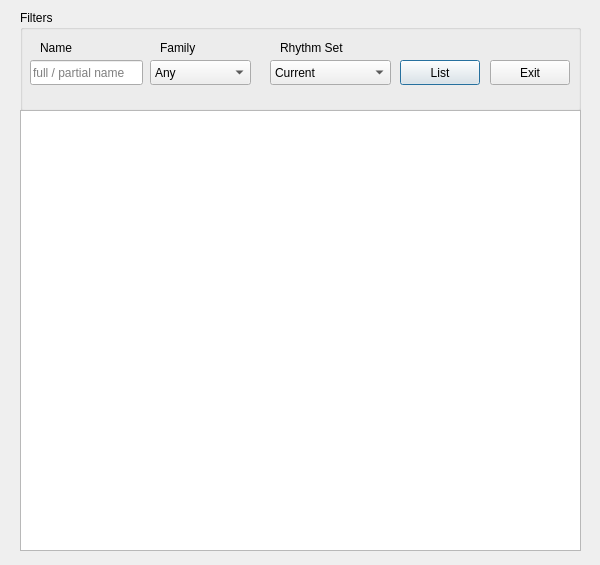
<?xml version="1.0" encoding="UTF-8"?>
<ui version="4.0">
 <class>NOTE_LIST</class>
 <widget class="QDialog" name="NOTE_LIST">
  <property name="geometry">
   <rect>
    <x>0</x>
    <y>0</y>
    <width>600</width>
    <height>565</height>
   </rect>
  </property>
  <property name="windowTitle">
   <string>Rhythm Set Notes</string>
  </property>
  <property name="statusTip">
   <string notr="true">Item Count </string>
  </property>
  <widget class="QGroupBox" name="groupBox">
   <property name="geometry">
    <rect>
     <x>20</x>
     <y>10</y>
     <width>561</width>
     <height>101</height>
    </rect>
   </property>
   <property name="title">
    <string>Filters</string>
   </property>
   <widget class="QLabel" name="label">
    <property name="geometry">
     <rect>
      <x>20</x>
      <y>30</y>
      <width>91</width>
      <height>16</height>
     </rect>
    </property>
    <property name="text">
     <string>Name</string>
    </property>
   </widget>
   <widget class="QLabel" name="label_2">
    <property name="geometry">
     <rect>
      <x>140</x>
      <y>30</y>
      <width>81</width>
      <height>16</height>
     </rect>
    </property>
    <property name="text">
     <string>Family</string>
    </property>
   </widget>
   <widget class="QComboBox" name="NoteList_Family_select">
    <property name="geometry">
     <rect>
      <x>130</x>
      <y>50</y>
      <width>101</width>
      <height>25</height>
     </rect>
    </property>
    <item>
     <property name="text">
      <string>Any</string>
     </property>
    </item>
    <item>
     <property name="text">
      <string>Percussion</string>
     </property>
    </item>
    <item>
     <property name="text">
      <string>ChromPerc</string>
     </property>
    </item>
    <item>
     <property name="text">
      <string>Ensemble</string>
     </property>
    </item>
    <item>
     <property name="text">
      <string>Ethnic</string>
     </property>
    </item>
    <item>
     <property name="text">
      <string>SFX</string>
     </property>
    </item>
   </widget>
   <widget class="QLineEdit" name="NoteList_Name_edit">
    <property name="geometry">
     <rect>
      <x>10</x>
      <y>50</y>
      <width>113</width>
      <height>25</height>
     </rect>
    </property>
    <property name="text">
     <string notr="true"/>
    </property>
    <property name="placeholderText">
     <string>full / partial name</string>
    </property>
   </widget>
   <widget class="QPushButton" name="NoteList_Select_button">
    <property name="geometry">
     <rect>
      <x>380</x>
      <y>50</y>
      <width>80</width>
      <height>25</height>
     </rect>
    </property>
    <property name="text">
     <string>List</string>
    </property>
   </widget>
   <widget class="QPushButton" name="NoteList_Exit_button">
    <property name="geometry">
     <rect>
      <x>470</x>
      <y>50</y>
      <width>80</width>
      <height>25</height>
     </rect>
    </property>
    <property name="text">
     <string>Exit</string>
    </property>
   </widget>
   <widget class="QComboBox" name="NoteList_Type_button">
    <property name="geometry">
     <rect>
      <x>250</x>
      <y>50</y>
      <width>121</width>
      <height>25</height>
     </rect>
    </property>
    <item>
     <property name="text">
      <string>Current</string>
     </property>
    </item>
    <item>
     <property name="text">
      <string>All</string>
     </property>
    </item>
    <item>
     <property name="text">
      <string>User 1</string>
     </property>
    </item>
    <item>
     <property name="text">
      <string>User 2</string>
     </property>
    </item>
    <item>
     <property name="text">
      <string>Preset A 1</string>
     </property>
    </item>
    <item>
     <property name="text">
      <string>PresetA 2</string>
     </property>
    </item>
    <item>
     <property name="text">
      <string>PresetB 1</string>
     </property>
    </item>
    <item>
     <property name="text">
      <string>PresetB 2</string>
     </property>
    </item>
    <item>
     <property name="text">
      <string>PresetC 1</string>
     </property>
    </item>
    <item>
     <property name="text">
      <string>PresetC 2</string>
     </property>
    </item>
    <item>
     <property name="text">
      <string>GM 1</string>
     </property>
    </item>
    <item>
     <property name="text">
      <string>GM 2</string>
     </property>
    </item>
    <item>
     <property name="text">
      <string>ExpansionB 1</string>
     </property>
    </item>
    <item>
     <property name="text">
      <string>ExpansionB 2</string>
     </property>
    </item>
   </widget>
   <widget class="QLabel" name="label_3">
    <property name="geometry">
     <rect>
      <x>260</x>
      <y>30</y>
      <width>81</width>
      <height>16</height>
     </rect>
    </property>
    <property name="text">
     <string>Rhythm Set</string>
    </property>
   </widget>
  </widget>
  <widget class="QTextEdit" name="NoteList_Result_list">
   <property name="geometry">
    <rect>
     <x>20</x>
     <y>110</y>
     <width>561</width>
     <height>441</height>
    </rect>
   </property>
   <property name="acceptDrops">
    <bool>false</bool>
   </property>
   <property name="frameShadow">
    <enum>QFrame::Raised</enum>
   </property>
   <property name="horizontalScrollBarPolicy">
    <enum>Qt::ScrollBarAlwaysOff</enum>
   </property>
   <property name="undoRedoEnabled">
    <bool>false</bool>
   </property>
   <property name="lineWrapMode">
    <enum>QTextEdit::NoWrap</enum>
   </property>
   <property name="tabStopWidth">
    <number>4</number>
   </property>
   <property name="textInteractionFlags">
    <set>Qt::TextSelectableByKeyboard|Qt::TextSelectableByMouse</set>
   </property>
  </widget>
 </widget>
 <layoutdefault spacing="6" margin="11"/>
 <resources/>
 <connections/>
</ui>
